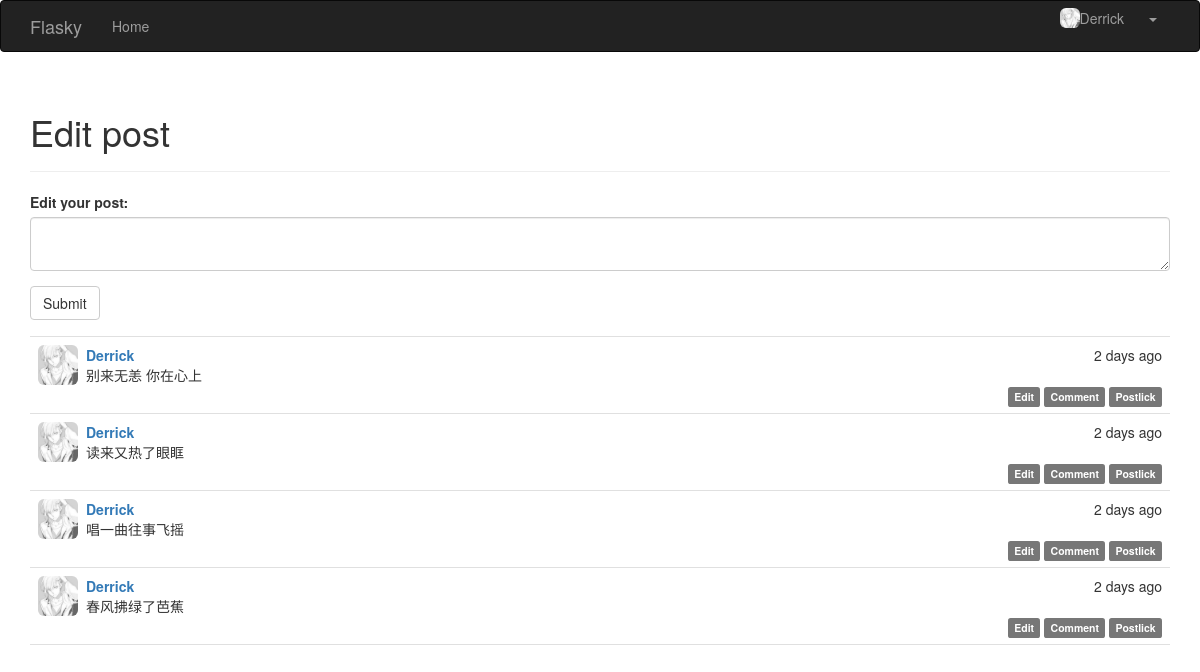
/edit_post (signed in), run on an earlier commit of the app's database.
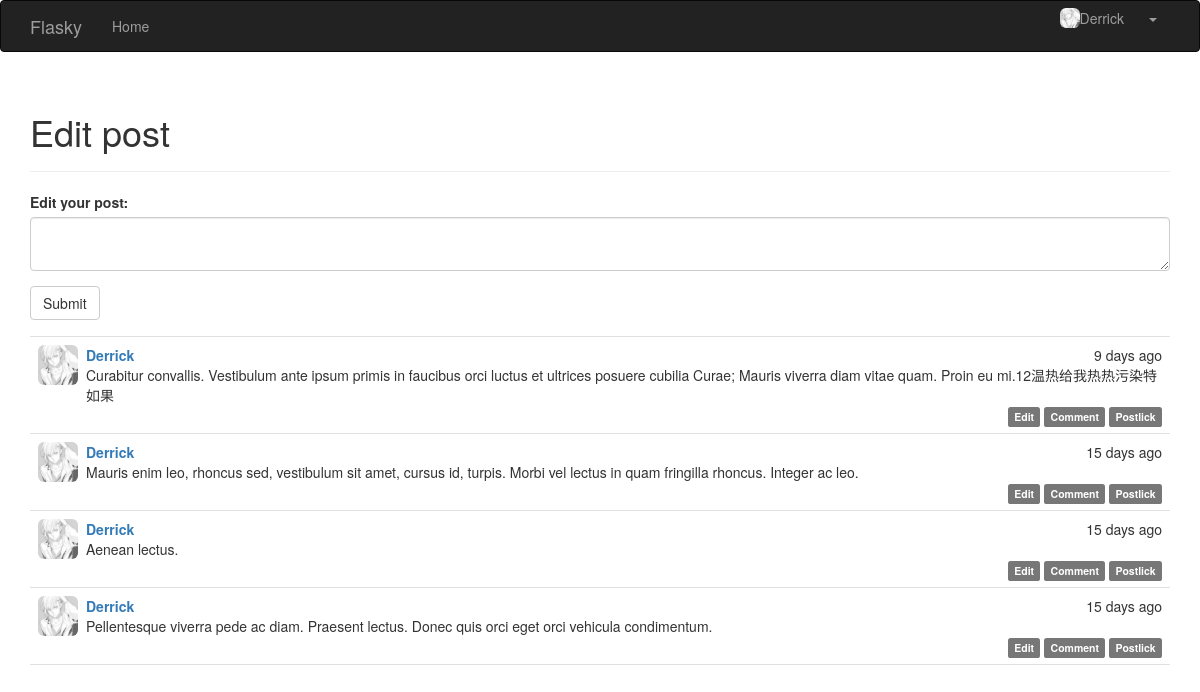
And on a later commit of the database.
### app/models.py (models this page shows, shortened)
class Post(db.Model):
	__tablename__='posts'
	id=db.Column(db.Integer,primary_key=True)
	body=db.Column(db.Text)
	body_html = db.Column(db.Text)
	timestamp=db.Column(db.DateTime,index=True,default=datetime.utcnow())
	author_id=db.Column(db.Integer,db.ForeignKey('users.id'))
	comments=db.relationship('Comment',backref='post',lazy='dynamic')

class User(UserMixin,db.Model):
	__tablename__='users'
	id = db.Column(db.Integer, primary_key=True)
	username = db.Column(db.String(128), unique=True, index=True)
	gender = db.Column(db.String(32))
	address = db.Column(db.String(128))
	age=db.Column(db.Integer)
	date_of_born = db.Column(db.String(32))
	password_hash = db.Column(db.String(128))
	email = db.Column(db.String(64))
	selfintr=db.Column(db.String(256))
	role_id=db.Column(db.Integer,db.ForeignKey('roles.id'))
	confirmed=db.Column(db.Boolean,default=False)
	member_since=db.Column(db.DateTime(),default=datetime.utcnow)
	last_login=db.Column(db.DateTime(),default=datetime.utcnow)
	head_img=db.Column(db.String)
	comments=db.relationship('Comment',backref='author',lazy='dynamic')
	posts=db.relationship('Post',backref='author',lazy='dynamic')
	followers=db.relationship('Follow',foreign_keys=[Follow.followed_id],
							  backref=db.backref('follower',lazy='joined'),
							  lazy='dynamic',
							  cascade='all,delete-orphan')
	followed=db.relationship('Follow',foreign_keys=[Follow.follower_id],
							 backref=db.backref('followed',lazy='joined'),
							 lazy='dynamic',
							 cascade='all,delete-orphan')
	@property
	def password(self):
		raise AttributeError('Password can not be read!')

### app/main/views.py (the view, shortened to what this page needs)
@main.route('/edit_post',methods=['POST',"GET"])
@login_required
def edit_post():
	form=EditPostForm()
	posts=current_user.posts.order_by(Post.timestamp.desc()).all()
	return render_template('edit_post.html',form=form,posts=posts)

### app/main/form.py
class EditPostForm(FlaskForm):
	body=TextAreaField('Edit your post:',validators=[DataRequired(),Length(min=5)])
	submit=SubmitField('Submit')

### app/auth/views.py (called while the page is built)
@auth.before_app_request
def last_login():
	if current_user.is_authenticated:
		current_user.last_login=datetime.utcnow()

@auth.before_app_request
def before_request():
	if current_user.is_authenticated and not current_user.confirmed and request.endpoint[:5]!='auth.' and request.endpoint!='static':
		return redirect(url_for('auth.unconfirmed'))

### app/main/__init__.py (called while the page is built)
@main.app_context_processor
def inject_permission():
	return dict(Permission=Permission)

### app/models.py (called while the page is built)
@login_manager.user_loader
def load_user(user_id):
	return User.query.get(int(user_id))

### app/templates/edit_post.html (shortened to what this page needs)
{% extends "base.html" %}
{%import "bootstrap/wtf.html" as wtf %}
{% block page_content %}
<div class="page-header">
    <h1>Edit post</h1>
</div>
{{ wtf.quick_form(form) }}
{% include "_posts.html" %}
{% endblock %}

### app/templates/_posts.html
<ul class="posts">
    {% for post in posts %}
    <li class="post">
        <div class="post-thumbnail">
            <a href="{{url_for('main.profile',username=post.author.username)}}">
                <img class="img-rounded profile-thumbnail" src="{{post.author.head_img}}" height="40" width="40">
            </a>
        </div>
        <div class="post-date">{{ moment(post.timestamp).fromNow(refresh=True) }}</div>
        <div class="post-author">
            <a href="{{url_for('main.profile',username=post.author.username)}}">
                {{ post.author.username }}
            </a>
        </div>
        <div class="post-content">
            {{ post.body }}
            <div class="post-footer">
                {% if post in current_user.posts %}
                <a href="{{url_for('main.edit_old_post',id=post.id)}}">
                    <span class="label label-default">Edit</span>
                </a>
                {% endif %}
                <a href="{{url_for('main.post',id=post.id)}}">
                    <span class="label label-default">Comment</span>
                </a>
                <a href="{{url_for('main.post',id=post.id)}}">
                    <span class="label label-default">Postlick</span>
                </a>
            </div>
        </div>
    </li>
    {% endfor %}
</ul>

What changed in the data, as far as the page shows it:
no longer on this page (row edited): Post: author.head_img (picture), timestamp "2 days ago", author.username "Derrick", body "别来无恙 你在心上"
no longer on this page (row edited): Post: author.head_img (picture), timestamp "2 days ago", author.username "Derrick", body "读来又热了眼眶"
no longer on this page (row edited): Post: author.head_img (picture), timestamp "2 days ago", author.username "Derrick", body "唱一曲往事飞摇"
no longer on this page (row edited): Post: author.head_img (picture), timestamp "2 days ago", author.username "Derrick", body "春风拂绿了芭蕉"
added Post: author.head_img (picture), timestamp "9 days ago", author.username "Derrick", body "Curabitur convallis. Vestibulum ante ipsum primis in faucibus orci luctus et ultrices posuere cubilia Curae; Mauris viverra diam vitae quam. Proin eu mi.12温热给我热热污染特如果"
now on this page (row edited): Post: author.head_img (picture), timestamp "15 days ago", author.username "Derrick", body "Mauris enim leo, rhoncus sed, vestibulum sit amet, cursus id, turpis. Morbi vel lectus in quam fringilla rhoncus. Integer ac leo."
now on this page (row edited): Post: author.head_img (picture), timestamp "15 days ago", author.username "Derrick", body "Aenean lectus."
now on this page (row edited): Post: author.head_img (picture), timestamp "15 days ago", author.username "Derrick", body "Pellentesque viverra pede ac diam. Praesent lectus. Donec quis orci eget orci vehicula condimentum."
